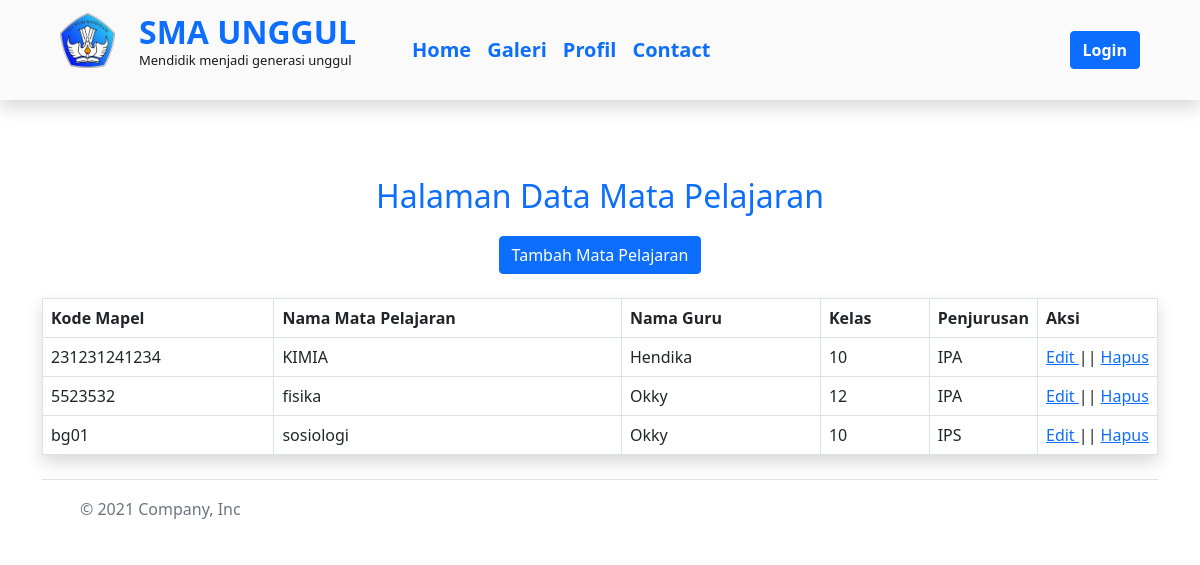
Screenshot of /Admin/mapel.php with the database file from the repository.
### tables this page shows
CREATE TABLE `mapel` (
  `id_mapel` varchar(50) NOT NULL,
  `nama_mapel` varchar(50) NOT NULL,
  `kelas` int(2) NOT NULL,
  `penjurusan` varchar(5) NOT NULL,
  `nip` char(10) DEFAULT NULL
);

CREATE TABLE `guru` (
  `nip` char(10) NOT NULL,
  `nama_guru` varchar(50) DEFAULT NULL,
  `username` varchar(50) DEFAULT NULL,
  `kelas` varchar(10) NOT NULL,
  `Penjurusan` varchar(10) DEFAULT NULL,
  `gender` varchar(15) DEFAULT NULL,
  `alamat` varchar(50) DEFAULT NULL,
  `nohp` varchar(30) NOT NULL
);

### Admin/mapel.php (the view, shortened to what this page needs)
<link rel="stylesheet" href="../css/bootstrap.css">
<link rel="stylesheet" href="../js/bootstrap.js">
<div class="shadow">
        <?php include ('../navbar1.php'); ?>
</div><br>
<?php
  include ("../koneksi_db.php");
    $link = "proses_mapel.php";
    switch (isset($_GET['act'])) {
            ?>
            <?php
            default:
            ?>
    <div id="mapel">
      <div class="container">
        <br>
        <center><br>
          <p class="fs-2 text-primary d-flex justify-content-center">Halaman Data Mata Pelajaran</p>
          <button type="button" class="btn btn-primary" onclick="location.href='?menu=admin&act=editor'">Tambah Mata Pelajaran</button> <br><br>
        </center>
        <table border=1 class="table table-bordered shadow">
          <tr>
            <td><b>Kode Mapel</b></td>
            <td><b> Nama Mata Pelajaran </b> </td>
            <td><b> Nama Guru </b> </td>
            <td><b> Kelas </b></td>
            <td width="100"><b> Penjurusan</b> </td>
            <td><b>Aksi</b></td>
          </tr>
          <?php
          $tampil="SELECT * FROM mapel";
          $hasil=mysqli_query($conn,$tampil);
          while ($data=mysqli_fetch_array($hasil))
          {
              $query3 = mysqli_query($conn,"select * from guru where nip='$data[4]'");
              $result3 = mysqli_fetch_array($query3);
              echo '<tr>
                    <td>'.$data[0].'</td>
                    <td class="text-left">'.$data[1].'</td>
                    <td class="text-left">'.$result3[1].'</td>
                    <td class="text-left">'.$data[2].'</td>
                    <td>'.$data[3].'</td>
                    <td width="120"><a href="?act=editor&id=' . $data[0] . '&guru='.$result3[1].'&nip='.$result3[0].'">Edit </a>||
                    <a onclick="return confirm(\'Apakah anda yakin akan menghapus?\')"
                        href="' . $link . '?&act=delete&id='. $data[0].'">Hapus</a>
                    </td>
                  </tr>';
          }
          ?>
        </table>
      </div>
    </div>
    <?php
    include ("../footer.php");
}
?>

### rows the page displays
mapel: id_mapel "231231241234", nama_mapel "KIMIA", guru.nama_guru "Hendika", kelas "10", penjurusan "IPA"
mapel: id_mapel "5523532", nama_mapel "fisika", guru.nama_guru "Okky", kelas "12", penjurusan "IPA"
mapel: id_mapel "bg01", nama_mapel "sosiologi", guru.nama_guru "Okky", kelas "10", penjurusan "IPS"
